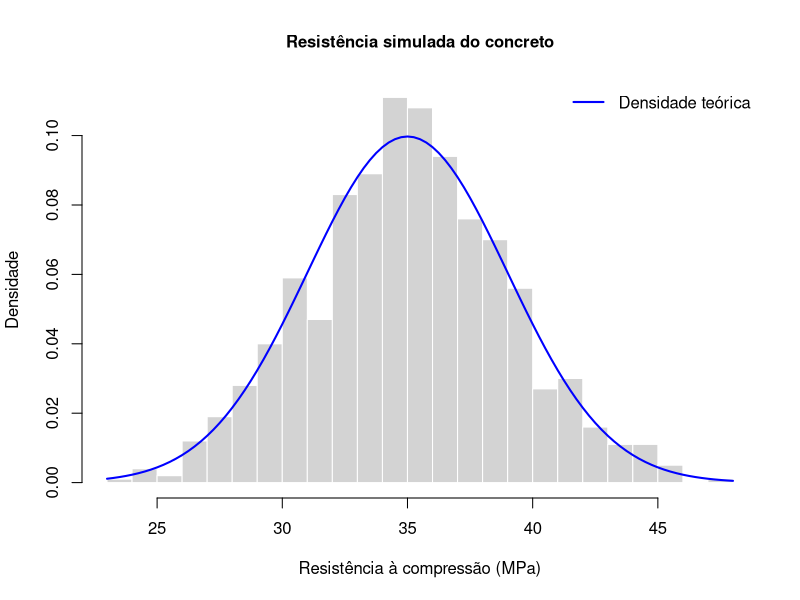
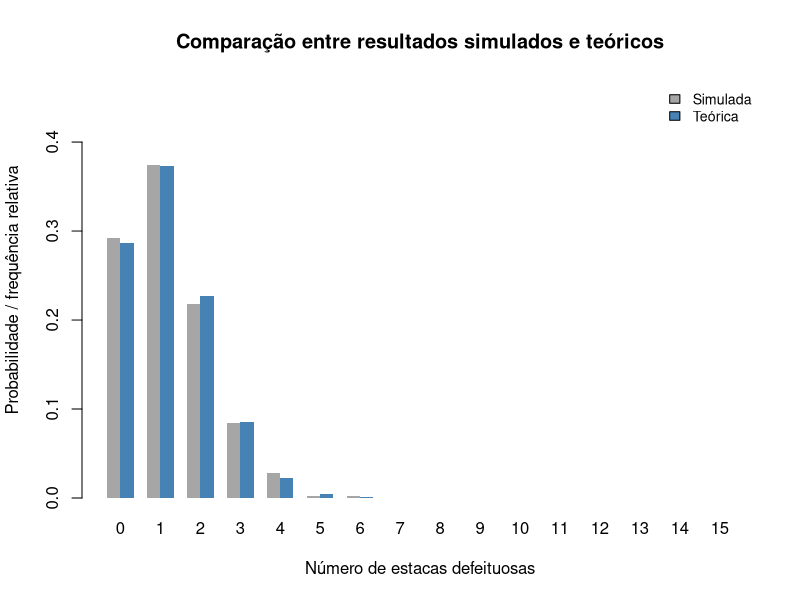
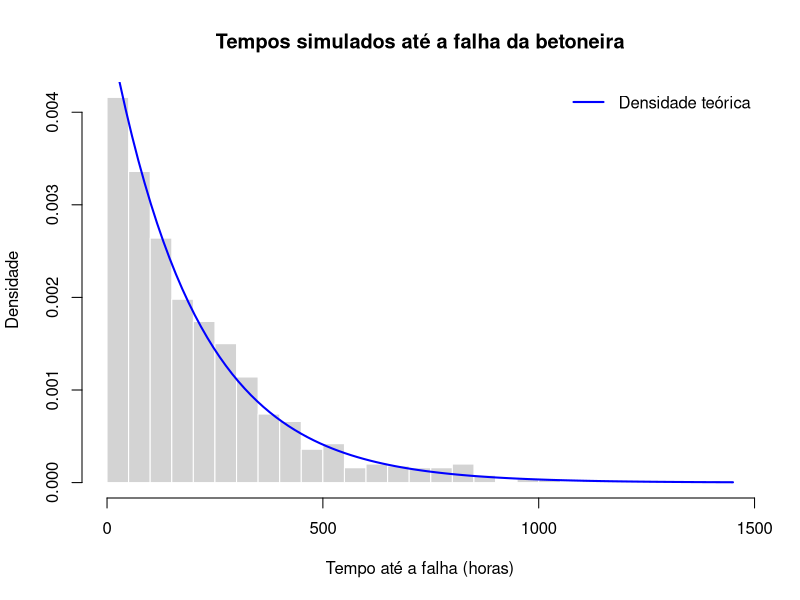
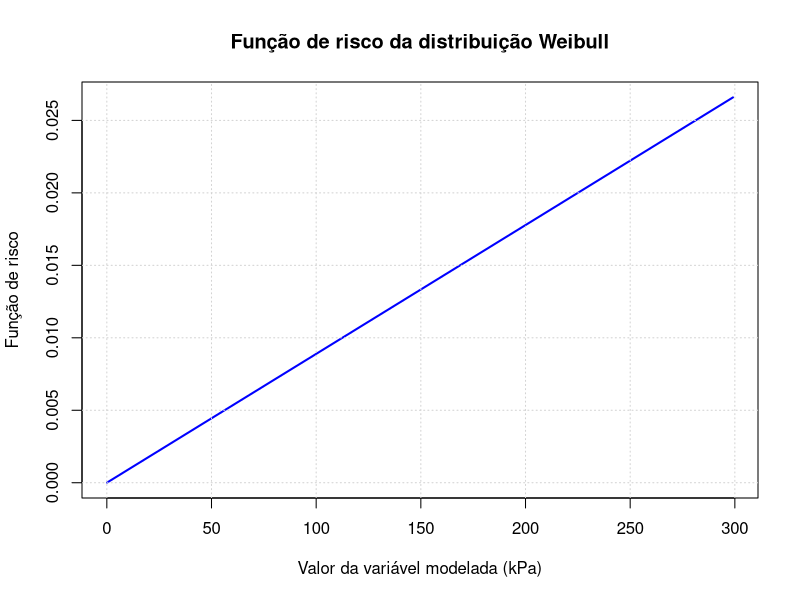
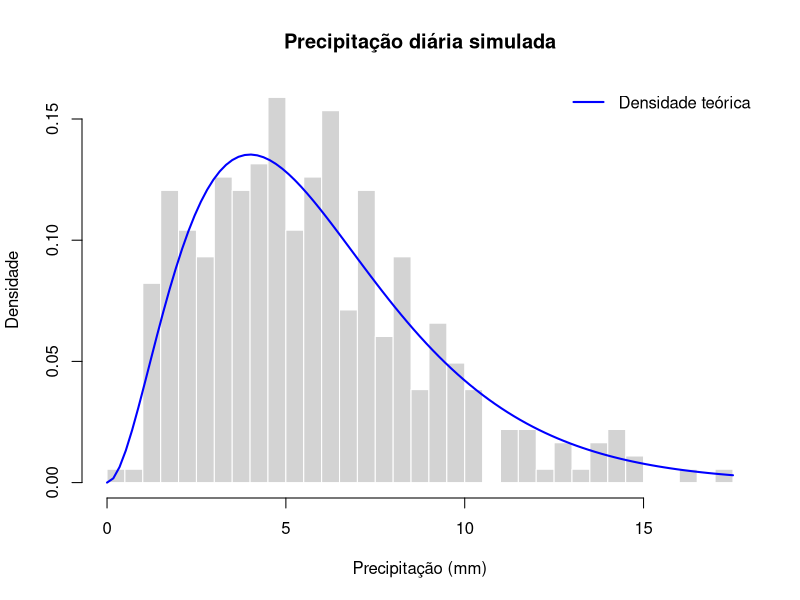

These charts were generated, in order, by the following R code:
## ---- chunk 1
#| label: tbl-parametros
#| tbl-cap: "Parâmetros adotados nas distribuições de probabilidade"

parametros <- data.frame(
  Fenomeno = c(
    "Resistência do concreto",
    "Estacas defeituosas",
    "Fissuras em túnel",
    "Tempo até a falha da betoneira",
    "Capacidade de suporte do solo",
    "Precipitação diária"
  ),
  Distribuicao = c(
    "Normal",
    "Binomial",
    "Poisson",
    "Exponencial",
    "Weibull",
    "Gama"
  ),
  Parametros = c(
    "μ = 35 MPa; σ = 4 MPa",
    "n = 15; p = 0,08",
    "λ = 2,5 fissuras/km",
    "Média = 200 h; taxa = 1/200",
    "Forma = 2; escala = 150 kPa",
    "Forma = 3; taxa = 0,5"
  )
)

knitr::kable(
  parametros,
  align = c("l", "l", "l"),
  booktabs = TRUE
)
## ---- chunk 2
# Parâmetros da distribuição Normal
media_concreto <- 35
dp_concreto <- 4
## ---- chunk 3
# P(X < 30)
prob_menor_30 <- pnorm(
  30,
  mean = media_concreto,
  sd = dp_concreto
)

prob_menor_30
## ---- chunk 4
# P(32 < X < 38)
prob_32_38 <- pnorm(
  38,
  mean = media_concreto,
  sd = dp_concreto
) - pnorm(
  32,
  mean = media_concreto,
  sd = dp_concreto
)

prob_32_38
## ---- chunk 5
# Valor abaixo do qual estão 5% das observações
percentil_5 <- qnorm(
  0.05,
  mean = media_concreto,
  sd = dp_concreto
)

percentil_5
## ---- chunk 6
# Número de amostras independentes
n_amostras <- 10

# Erro padrão da média amostral
erro_padrao <- dp_concreto / sqrt(n_amostras)

# P(média amostral < 33)
prob_media_menor_33 <- pnorm(
  33,
  mean = media_concreto,
  sd = erro_padrao
)

prob_media_menor_33
## ---- chunk 7
# Geração de 1.000 valores aleatórios
set.seed(123)

resistencias <- rnorm(
  1000,
  mean = media_concreto,
  sd = dp_concreto
)

# Histograma em escala de densidade
hist(
  resistencias,
  probability = TRUE,
  breaks = 25,
  col = "lightgray",
  border = "white",
  main = "Resistência simulada do concreto",
  xlab = "Resistência à compressão (MPa)",
  ylab = "Densidade",
  cex.main = 1
)

# Curva teórica da distribuição Normal
curve(
  dnorm(
    x,
    mean = media_concreto,
    sd = dp_concreto
  ),
  add = TRUE,
  lwd = 2,
  col = "blue"
)

legend(
  "topright",
  legend = c("Densidade teórica"),
  col = "blue",
  lwd = 2,
  bty = "n"
)
## ---- chunk 8
# Estatísticas descritivas da simulação
resumo_concreto <- data.frame(
  Indicador = c(
    "Média simulada (MPa)",
    "Desvio padrão simulado (MPa)",
    "Proporção abaixo de 30 MPa"
  ),
  Resultado = c(
    mean(resistencias),
    sd(resistencias),
    mean(resistencias < 30)
  )
)

knitr::kable(
  resumo_concreto,
  digits = 4,
  col.names = c("Indicador", "Resultado"),
  booktabs = TRUE
)
## ---- chunk 9
# Parâmetros da distribuição Binomial
n_estacas <- 15
p_defeito <- 0.08
## ---- chunk 10
# P(X = 0)
prob_zero_defeitos <- dbinom(
  0,
  size = n_estacas,
  prob = p_defeito
)

prob_zero_defeitos
## ---- chunk 11
# P(X <= 2)
prob_ate_2_defeitos <- pbinom(
  2,
  size = n_estacas,
  prob = p_defeito
)

prob_ate_2_defeitos
## ---- chunk 12
# P(X >= 4) = 1 - P(X <= 3)
prob_4_ou_mais <- 1 - pbinom(
  3,
  size = n_estacas,
  prob = p_defeito
)

prob_4_ou_mais
## ---- chunk 13
# E(X) = n*p
esperanca_estacas <- n_estacas * p_defeito

# Var(X) = n*p*(1-p)
variancia_estacas <- n_estacas * p_defeito * (1 - p_defeito)

resumo_binomial <- data.frame(
  Medida = c("Esperança E(X)", "Variância Var(X)"),
  Resultado = c(
    esperanca_estacas,
    variancia_estacas
  )
)

knitr::kable(
  resumo_binomial,
  digits = 4,
  booktabs = TRUE
)
## ---- chunk 14
# Simulação de 500 lotes
set.seed(123)

lotes_simulados <- rbinom(
  500,
  size = n_estacas,
  prob = p_defeito
)

# Frequências relativas para cada quantidade de defeitos
frequencias_simuladas <- prop.table(
  table(factor(lotes_simulados, levels = 0:n_estacas))
)

# Probabilidades teóricas
probabilidades_teoricas <- dbinom(
  0:n_estacas,
  size = n_estacas,
  prob = p_defeito
)

# Tabela de comparação
comparacao_binomial <- data.frame(
  Defeitos = 0:n_estacas,
  Frequencia_simulada = as.numeric(frequencias_simuladas),
  Probabilidade_teorica = probabilidades_teoricas
)

knitr::kable(
  comparacao_binomial,
  digits = 4,
  col.names = c(
    "Número de defeitos",
    "Frequência simulada",
    "Probabilidade teórica"
  ),
  booktabs = TRUE
)
## ---- chunk 15
# Gráfico comparativo entre frequências e probabilidades
valores_binomiais <- rbind(
  "Simulada" = comparacao_binomial$Frequencia_simulada,
  "Teórica" = comparacao_binomial$Probabilidade_teorica
)

barplot(
  valores_binomiais,
  beside = TRUE,
  names.arg = comparacao_binomial$Defeitos,
  col = c("gray65", "steelblue"),
  border = NA,
  xlab = "Número de estacas defeituosas",
  ylab = "Probabilidade / frequência relativa",
  main = "Comparação entre resultados simulados e teóricos",
  ylim = c(
    0,
    max(valores_binomiais) * 1.25
  ),
  legend.text = TRUE,
  args.legend = list(
    x = "topright",
    bty = "n",
    cex = 0.85
  )
)
## ---- chunk 16
# Parâmetro por quilômetro
lambda_km <- 2.5
## ---- chunk 17
# P(X = 0)
prob_zero_fissuras <- dpois(
  0,
  lambda = lambda_km
)

prob_zero_fissuras
## ---- chunk 18
# P(X >= 3) = 1 - P(X <= 2)
prob_3_ou_mais_fissuras <- 1 - ppois(
  2,
  lambda = lambda_km
)

prob_3_ou_mais_fissuras
## ---- chunk 19
# P(1 <= X <= 4)
prob_1_a_4_fissuras <- ppois(
  4,
  lambda = lambda_km
) - ppois(
  0,
  lambda = lambda_km
)

prob_1_a_4_fissuras
## ---- chunk 20
# Ajuste do parâmetro para dois quilômetros
lambda_2km <- 2 * lambda_km

# P(X = 5) em 2 km
prob_5_fissuras_2km <- dpois(
  5,
  lambda = lambda_2km
)

prob_5_fissuras_2km
## ---- chunk 21
# Para Poisson, E(X) = Var(X) = lambda
resumo_poisson <- data.frame(
  Medida = c("Esperança E(X)", "Variância Var(X)"),
  Resultado = c(lambda_km, lambda_km)
)

knitr::kable(
  resumo_poisson,
  digits = 4,
  booktabs = TRUE
)
## ---- chunk 22
# Parâmetros da distribuição Exponencial
media_betoneira <- 200
taxa_betoneira <- 1 / media_betoneira
## ---- chunk 23
# P(X > 250)
prob_mais_250 <- pexp(
  250,
  rate = taxa_betoneira,
  lower.tail = FALSE
)

prob_mais_250
## ---- chunk 24
# P(X < 100)
prob_menos_100 <- pexp(
  100,
  rate = taxa_betoneira
)

prob_menos_100
## ---- chunk 25
# Mediana da distribuição Exponencial
mediana_betoneira <- qexp(
  0.5,
  rate = taxa_betoneira
)

mediana_betoneira
## ---- chunk 26
# P(X > 250 | X > 150)
prob_condicional <- pexp(
  250,
  rate = taxa_betoneira,
  lower.tail = FALSE
) / pexp(
  150,
  rate = taxa_betoneira,
  lower.tail = FALSE
)

# P(X > 100)
prob_mais_100 <- pexp(
  100,
  rate = taxa_betoneira,
  lower.tail = FALSE
)

comparacao_exponencial <- data.frame(
  Evento = c(
    "P(X > 250 | X > 150)",
    "P(X > 100)"
  ),
  Probabilidade = c(
    prob_condicional,
    prob_mais_100
  )
)

knitr::kable(
  comparacao_exponencial,
  digits = 4,
  booktabs = TRUE
)
## ---- chunk 27
# Simulação de tempos de falha em horas
set.seed(123)

tempos_falha <- rexp(
  1000,
  rate = taxa_betoneira
)

# Histograma em escala de densidade
hist(
  tempos_falha,
  probability = TRUE,
  breaks = 30,
  col = "lightgray",
  border = "white",
  main = "Tempos simulados até a falha da betoneira",
  xlab = "Tempo até a falha (horas)",
  ylab = "Densidade"
)

# Curva teórica da distribuição Exponencial
curve(
  dexp(x, rate = taxa_betoneira),
  add = TRUE,
  col = "blue",
  lwd = 2
)

legend(
  "topright",
  legend = "Densidade teórica",
  col = "blue",
  lwd = 2,
  bty = "n"
)
## ---- chunk 28
# Resumo da simulação
resumo_falhas <- data.frame(
  Indicador = c(
    "Média simulada (horas)",
    "Mediana simulada (horas)",
    "Desvio padrão simulado (horas)"
  ),
  Resultado = c(
    mean(tempos_falha),
    median(tempos_falha),
    sd(tempos_falha)
  )
)

knitr::kable(
  resumo_falhas,
  digits = 3,
  booktabs = TRUE
)
## ---- chunk 29
# Parâmetros da distribuição Weibull
forma_solo <- 2
escala_solo <- 150
## ---- chunk 30
# P(X < 100)
prob_solo_menor_100 <- pweibull(
  100,
  shape = forma_solo,
  scale = escala_solo
)

prob_solo_menor_100
## ---- chunk 31
# P(120 < X < 200)
prob_solo_120_200 <- pweibull(
  200,
  shape = forma_solo,
  scale = escala_solo
) - pweibull(
  120,
  shape = forma_solo,
  scale = escala_solo
)

prob_solo_120_200
## ---- chunk 32
# Percentil 90
percentil_90_solo <- qweibull(
  0.90,
  shape = forma_solo,
  scale = escala_solo
)

percentil_90_solo
## ---- chunk 33
# Média teórica da Weibull
media_solo <- escala_solo * gamma(
  1 + 1 / forma_solo
)

# Variância teórica da Weibull
variancia_solo <- escala_solo^2 * (
  gamma(1 + 2 / forma_solo) -
    gamma(1 + 1 / forma_solo)^2
)

# Desvio padrão
dp_solo <- sqrt(variancia_solo)

resumo_solo <- data.frame(
  Medida = c(
    "Média E(X) (kPa)",
    "Variância Var(X) (kPa²)",
    "Desvio padrão (kPa)"
  ),
  Resultado = c(
    media_solo,
    variancia_solo,
    dp_solo
  )
)

knitr::kable(
  resumo_solo,
  digits = 4,
  booktabs = TRUE
)
## ---- chunk 34
# Sequência de valores positivos
x_seq <- seq(0.1, 300, by = 1)

# Função de risco da Weibull
hazard_solo <- (forma_solo / escala_solo) *
  (x_seq / escala_solo)^(forma_solo - 1)

plot(
  x_seq,
  hazard_solo,
  type = "l",
  lwd = 2,
  col = "blue",
  main = "Função de risco da distribuição Weibull",
  xlab = "Valor da variável modelada (kPa)",
  ylab = "Função de risco"
)

grid()
## ---- chunk 35
# Parâmetros da distribuição Gama
forma_chuva <- 3
taxa_chuva <- 0.5
## ---- chunk 36
# P(X > 10)
prob_chuva_maior_10 <- pgamma(
  10,
  shape = forma_chuva,
  rate = taxa_chuva,
  lower.tail = FALSE
)

prob_chuva_maior_10
## ---- chunk 37
# P(5 < X < 15)
prob_chuva_5_15 <- pgamma(
  15,
  shape = forma_chuva,
  rate = taxa_chuva
) - pgamma(
  5,
  shape = forma_chuva,
  rate = taxa_chuva
)

prob_chuva_5_15
## ---- chunk 38
# Percentil 95
percentil_95_chuva <- qgamma(
  0.95,
  shape = forma_chuva,
  rate = taxa_chuva
)

percentil_95_chuva
## ---- chunk 39
# E(X) = forma/taxa
media_chuva <- forma_chuva / taxa_chuva

# Var(X) = forma/taxa²
variancia_chuva <- forma_chuva / taxa_chuva^2

resumo_chuva <- data.frame(
  Medida = c(
    "Esperança E(X) (mm)",
    "Variância Var(X) (mm²)"
  ),
  Resultado = c(
    media_chuva,
    variancia_chuva
  )
)

knitr::kable(
  resumo_chuva,
  digits = 4,
  booktabs = TRUE
)
## ---- chunk 40
# Simulação de 365 valores diários
set.seed(123)

chuva_simulada <- rgamma(
  365,
  shape = forma_chuva,
  rate = taxa_chuva
)

# Histograma em escala de densidade
hist(
  chuva_simulada,
  probability = TRUE,
  breaks = 25,
  col = "lightgray",
  border = "white",
  main = "Precipitação diária simulada",
  xlab = "Precipitação (mm)",
  ylab = "Densidade"
)

# Curva teórica da distribuição Gama
curve(
  dgamma(
    x,
    shape = forma_chuva,
    rate = taxa_chuva
  ),
  add = TRUE,
  col = "blue",
  lwd = 2
)

legend(
  "topright",
  legend = "Densidade teórica",
  col = "blue",
  lwd = 2,
  bty = "n"
)
## ---- chunk 41
# Estatísticas descritivas da simulação
resumo_chuva_simulada <- data.frame(
  Indicador = c(
    "Média simulada (mm)",
    "Variância simulada (mm²)",
    "Percentil 95 simulado (mm)"
  ),
  Resultado = c(
    mean(chuva_simulada),
    var(chuva_simulada),
    as.numeric(quantile(chuva_simulada, 0.95))
  )
)

knitr::kable(
  resumo_chuva_simulada,
  digits = 4,
  booktabs = TRUE
)
## ---- chunk 42
# Número de simulações
set.seed(123)

n_sim <- 10000

# Geração de resistências simuladas
concreto_mc <- rnorm(
  n_sim,
  mean = media_concreto,
  sd = dp_concreto
)

# Estimativa de Monte Carlo
prob_mc <- mean(concreto_mc < 30)

# Probabilidade teórica
prob_teorica <- pnorm(
  30,
  mean = media_concreto,
  sd = dp_concreto
)

# Tabela de comparação
comparacao_mc <- data.frame(
  Metodo = c(
    "Monte Carlo (10.000 simulações)",
    "Distribuição Normal (teórico)"
  ),
  Probabilidade = c(
    prob_mc,
    prob_teorica
  ),
  Percentual = 100 * c(
    prob_mc,
    prob_teorica
  )
)

knitr::kable(
  comparacao_mc,
  digits = 5,
  col.names = c(
    "Método",
    "Probabilidade",
    "Percentual (%)"
  ),
  booktabs = TRUE
)
## ---- chunk 43
# Diferença absoluta entre os resultados
diferenca_absoluta <- abs(
  prob_mc - prob_teorica
)

# Diferença expressa em pontos percentuais
diferenca_pp <- 100 * diferenca_absoluta

resultado_diferenca <- data.frame(
  Indicador = c(
    "Diferença absoluta",
    "Diferença em pontos percentuais"
  ),
  Resultado = c(
    diferenca_absoluta,
    diferenca_pp
  )
)

knitr::kable(
  resultado_diferenca,
  digits = 6,
  booktabs = TRUE
)
## ---- chunk 44
# Tabela sintética dos principais resultados
resumo_resultados <- data.frame(
  Indicador = c(
    "Concreto: P(X < 30 MPa)",
    "Concreto: P(32 < X < 38 MPa)",
    "Concreto: percentil 5 (MPa)",
    "Concreto: P(média de 10 amostras < 33 MPa)",
    "Estacas: P(X = 0)",
    "Estacas: P(X <= 2)",
    "Estacas: P(X >= 4)",
    "Estacas: esperança E(X)",
    "Estacas: variância Var(X)",
    "Fissuras: P(X = 0 em 1 km)",
    "Fissuras: P(X >= 3 em 1 km)",
    "Fissuras: P(1 <= X <= 4 em 1 km)",
    "Fissuras: P(X = 5 em 2 km)",
    "Betoneira: P(X > 250 h)",
    "Betoneira: P(X < 100 h)",
    "Betoneira: mediana (h)",
    "Betoneira: P(X > 250 | X > 150)",
    "Solo: P(X < 100 kPa)",
    "Solo: P(120 < X < 200 kPa)",
    "Solo: percentil 90 (kPa)",
    "Solo: média (kPa)",
    "Solo: desvio padrão (kPa)",
    "Chuva: P(X > 10 mm)",
    "Chuva: P(5 < X < 15 mm)",
    "Chuva: percentil 95 (mm)",
    "Chuva: esperança E(X) (mm)",
    "Chuva: variância Var(X) (mm²)"
  ),
  Resultado = c(
    prob_menor_30,
    prob_32_38,
    percentil_5,
    prob_media_menor_33,
    prob_zero_defeitos,
    prob_ate_2_defeitos,
    prob_4_ou_mais,
    esperanca_estacas,
    variancia_estacas,
    prob_zero_fissuras,
    prob_3_ou_mais_fissuras,
    prob_1_a_4_fissuras,
    prob_5_fissuras_2km,
    prob_mais_250,
    prob_menos_100,
    mediana_betoneira,
    prob_condicional,
    prob_solo_menor_100,
    prob_solo_120_200,
    percentil_90_solo,
    media_solo,
    dp_solo,
    prob_chuva_maior_10,
    prob_chuva_5_15,
    percentil_95_chuva,
    media_chuva,
    variancia_chuva
  ),
  Unidade = c(
    rep("%", 2), "MPa", "%",
    rep("%", 3), "estacas", "estacas²",
    rep("%", 3), "%",
    rep("%", 2), "h", "%",
    rep("%", 2), "kPa", "kPa", "kPa",
    rep("%", 2), "mm", "mm", "mm²"
  )
)

# Converte probabilidades para porcentagem apenas nas linhas correspondentes
linhas_probabilidade <- c(
  1, 2, 4, 5, 6, 7, 10, 11, 12, 13,
  14, 15, 17, 18, 19, 23, 24
)

resumo_resultados$Resultado[linhas_probabilidade] <-
  resumo_resultados$Resultado[linhas_probabilidade] * 100

knitr::kable(
  resumo_resultados,
  digits = 4,
  col.names = c("Indicador", "Resultado", "Unidade"),
  booktabs = TRUE,
  align = c("l", "r", "c")
)
